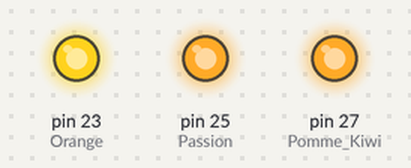
The sketch below on a simulated Arduino Mega 2560, built with avr-gcc and run on an emulated ATmega2560. On the bench: output pins drawn as LEDs (lit = HIGH). Pins used as bus, display or sensor lines are not drawn.

Above: at 0.5 s.
At 3.5 s:
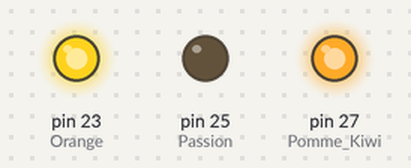
At 5.5 s:
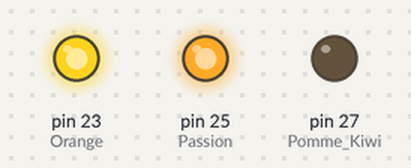
At 10.5 s:
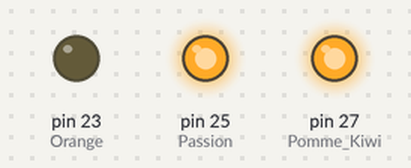
Timing chart, 0 to 11.7 s (numbered marks = the images above):
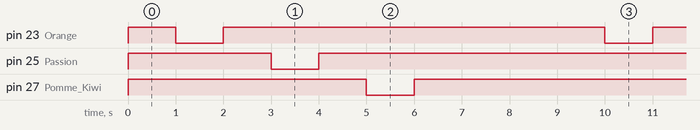

Measured:
- by itself, pin 23 (Orange), pin 25 (Passion), pin 27 (Pomme_Kiwi): repeats every 9.0 s: LOW 1.0 s, HIGH 8.0 s
- by itself, everything shown: repeats every 9.0 s, in 6 steps

The sketch:

Test_Pump.ino
```cpp
void setup() {

 pinMode(23,OUTPUT); // Orange
 pinMode(25,OUTPUT); // Passion
 pinMode(27,OUTPUT); // Pomme Kiwi
 pinMode(29,OUTPUT); // Pina Colada

 }


void loop() {

digitalWrite(23,HIGH);

digitalWrite(25,HIGH);

digitalWrite(27,HIGH);

digitalWrite(29,HIGH);

delay (1000);

digitalWrite(23,LOW);
delay(1000);

digitalWrite(23,HIGH);
delay(1000);

digitalWrite(25,LOW);
delay(1000);

digitalWrite(25,HIGH);
delay(1000);

digitalWrite(27,LOW);
delay(1000);

digitalWrite(27,HIGH);
delay(1000);

digitalWrite(29,LOW);
delay(1000);

digitalWrite(29,HIGH);
delay(1000);

}
```
